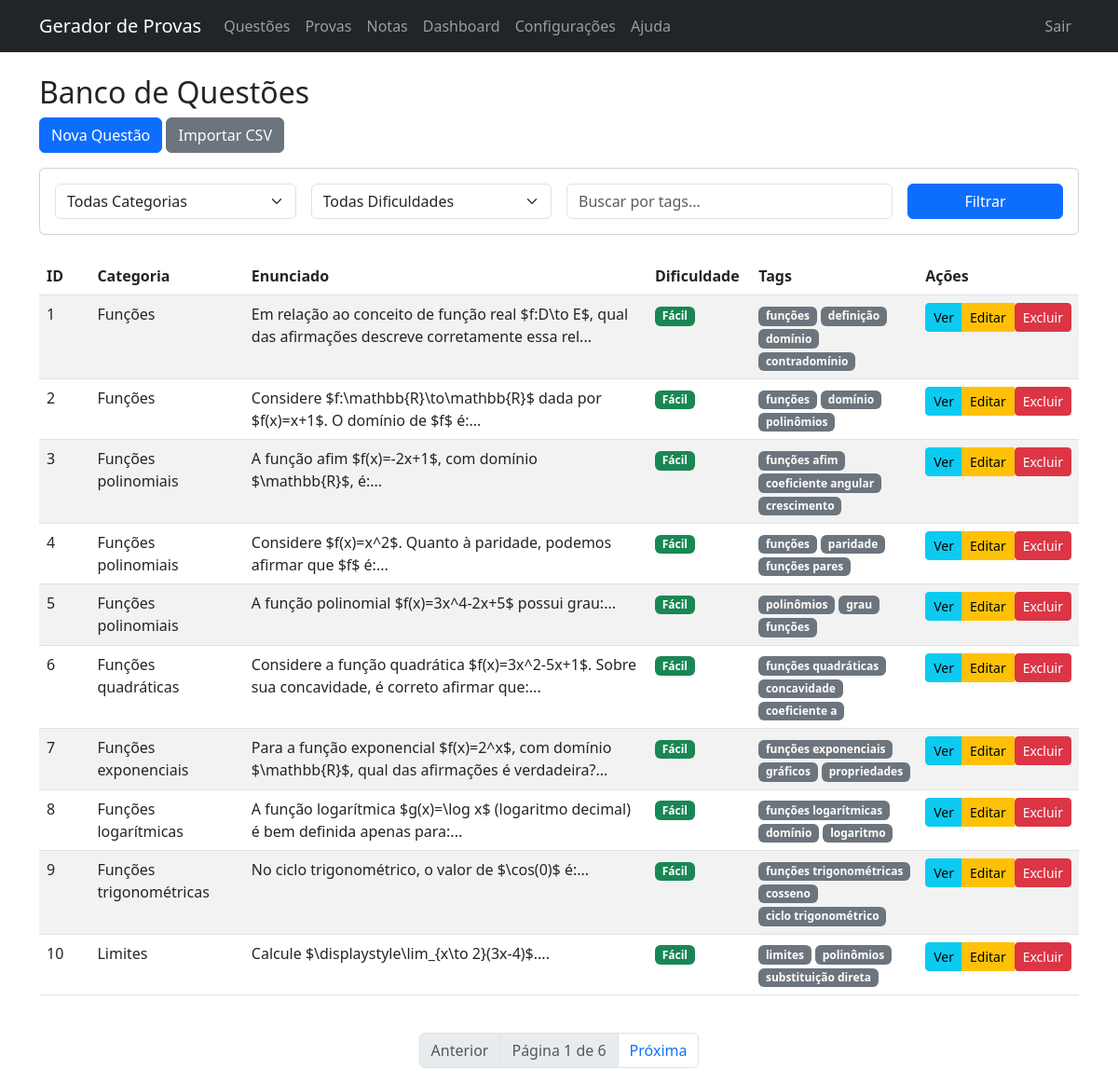
The page /questions/ (signed in) on the database its author committed.
### models.py (models this page shows, shortened)
class Question(db.Model):
    id = db.Column(db.Integer, primary_key=True)
    category_id = db.Column(db.Integer, db.ForeignKey('category.id'), nullable=False)
    statement = db.Column(db.Text, nullable=False)  # LaTeX
    alt_a = db.Column(db.Text, nullable=False)
    alt_b = db.Column(db.Text, nullable=False)
    alt_c = db.Column(db.Text, nullable=False)
    alt_d = db.Column(db.Text, nullable=False)
    alt_e = db.Column(db.Text) # Nullable, as it depends on num_alternatives
    num_alternatives = db.Column(db.Integer, default=4, nullable=False)
    correct = db.Column(db.String(1), nullable=False) # 'A', 'B', 'C', 'D', 'E'
    resolution = db.Column(db.Text) # LaTeX
    comment = db.Column(db.Text) # Internal comment/notes
    weight = db.Column(db.Float, default=1.0, nullable=False)
    difficulty = db.Column(db.String(20), default='Médio', nullable=False) # 'Fácil', 'Médio', 'Difícil'
    tags = db.Column(db.Text, default='') # Comma-separated tags
    category = db.relationship('Category', backref=db.backref('questions', lazy=True))

class Category(db.Model):
    id = db.Column(db.Integer, primary_key=True)
    name = db.Column(db.String(100), nullable=False)
    description = db.Column(db.String(200))

### routes/questions.py (the view)
@bp.route('/')
@login_required
def list_questions():
    category_id = request.args.get('category_id', type=int)
    categories = Category.query.all()
    difficulty = request.args.get('difficulty')
    tag = request.args.get('tag')
    query = Question.query
    if category_id:
        query = query.filter_by(category_id=category_id)
    if difficulty:
        query = query.filter_by(difficulty=difficulty)
    if tag:
        query = query.filter(Question.tags.like(f'%{tag}%'))
    page = request.args.get('page', 1, type=int)
    per_page = 10
    pagination = query.paginate(page=page, per_page=per_page, error_out=False)
    questions = pagination.items
    return render_template('questions/list.html', questions=questions, pagination=pagination, categories=categories, selected_category_id=category_id, selected_difficulty=difficulty, selected_tag=tag)

### routes/auth.py (called while the page is built)
def login_required(f):
    @wraps(f)
    def decorated_function(*args, **kwargs):
        if not session.get('logged_in'):
            return redirect(url_for('auth.login', next=request.url))
        return f(*args, **kwargs)
    return decorated_function

### templates/questions/list.html (shortened to what this page needs)
{% extends 'base.html' %}
{% block content %}
<h2>Banco de Questões</h2>
<div class="d-flex justify-content-between align-items-center mb-3">
    <div>
        <a href="{{ url_for('questions.create_question') }}" class="btn btn-primary">Nova Questão</a>
        <button type="button" class="btn btn-secondary" data-bs-toggle="modal" data-bs-target="#importModal">Importar
            CSV</button>
    </div>
</div>
<div class="card mb-4">
    <div class="card-body">
        <form method="GET" class="row g-3">
            <div class="col-md-3">
                <select name="category_id" class="form-select">
                    <option value="">Todas Categorias</option>
                </select>
            </div>
            <div class="col-md-3">
                <select name="difficulty" class="form-select">
                    <option value="">Todas Dificuldades</option>
                </select>
            </div>
            <div class="col-md-4">
                <input type="text" name="tag" class="form-control" placeholder="Buscar por tags..."
                    value="{{ selected_tag or '' }}">
            </div>
            <div class="col-md-2">
                <button type="submit" class="btn btn-primary w-100">Filtrar</button>
            </div>
        </form>
    </div>
</div>
<div class="table-responsive">
    <table class="table table-striped table-hover">
        <thead>
            <tr>
                <th style="width: 5%">ID</th>
                <th style="width: 15%">Categoria</th>
                <th style="width: 40%">Enunciado</th>
                <th style="width: 10%">Dificuldade</th>
                <th style="width: 15%">Tags</th>
                <th style="width: 15%">Ações</th>
            </tr>
        </thead>
        <tbody>
            {% for question in questions %}
            <tr>
                <td>{{ question.id }}</td>
                <td>{{ question.category.name }}</td>
                <td>
                    {{ question.statement[:100] }}...
                </td>
                <td>
                    <span
                        class="badge {% if question.difficulty == 'Fácil' %}bg-success{% elif question.difficulty == 'Médio' %}bg-warning{% else %}bg-danger{% endif %}">
                        {{ question.difficulty }}
                    </span>
                </td>
                <td>
                    {% if question.tags %}
                    {% for tag in question.tags.split(',') %}
                    <span class="badge bg-secondary">{{ tag.strip() }}</span>
                    {% endfor %}
                    {% endif %}
                </td>
                <td>
                    <div class="btn-group" role="group">
                        <button type="button" class="btn btn-sm btn-info"
                            onclick="viewQuestion({{ question.id }})">Ver</button>
                        <a href="{{ url_for('questions.edit_question', id=question.id) }}"
                            class="btn btn-sm btn-warning">Editar</a>
                        <form action="{{ url_for('questions.delete_question', id=question.id) }}" method="POST"
                            style="display:inline;" onsubmit="return confirm('Tem certeza?');">
                            <button type="submit" class="btn btn-sm btn-danger">Excluir</button>
                        </form>
                    </div>
                </td>
            </tr>
            {% endfor %}
        </tbody>
    </table>
</div>
{% if pagination.pages > 1 %}
<nav aria-label="Navegação de questões" class="mt-4">
    <ul class="pagination justify-content-center">
        <li class="page-item {% if not pagination.has_prev %}disabled{% endif %}">
            <a class="page-link"
                href="{{ url_for('questions.list_questions', page=pagination.prev_num, category_id=selected_category_id, difficulty=selected_difficulty, tag=selected_tag) }}">Anterior</a>
        </li>
        <li class="page-item disabled">
            <span class="page-link text-muted">Página {{ pagination.page }} de {{ pagination.pages }}</span>
        </li>
        <li class="page-item {% if not pagination.has_next %}disabled{% endif %}">
            <a class="page-link"
                href="{{ url_for('questions.list_questions', page=pagination.next_num, category_id=selected_category_id, difficulty=selected_difficulty, tag=selected_tag) }}">Próxima</a>
        </li>
    </ul>
</nav>
{% endif %}
{% endblock %}

### rows shown on the page
Question: id "1", category.name "Funções", statement "Em relação ao conceito de função real $f:D\\to E$, qual das afirmações descreve corretamente essa rel", difficulty "Fácil", strip "funções" "definição" "domínio" "contradomínio"
Question: id "2", category.name "Funções", statement "Considere $f:\\mathbb{R}\\to\\mathbb{R}$ dada por $f(x)=x+1$. O domínio de $f$ é:", difficulty "Fácil", strip "funções" "domínio" "polinômios"
Question: id "3", category.name "Funções polinomiais", statement "A função afim $f(x)=-2x+1$, com domínio $\\mathbb{R}$, é:", difficulty "Fácil", strip "funções afim" "coeficiente angular" "crescimento"
Question: id "4", category.name "Funções polinomiais", statement "Considere $f(x)=x^2$. Quanto à paridade, podemos afirmar que $f$ é:", difficulty "Fácil", strip "funções" "paridade" "funções pares"
Question: id "5", category.name "Funções polinomiais", statement "A função polinomial $f(x)=3x^4-2x+5$ possui grau:", difficulty "Fácil", strip "polinômios" "grau" "funções"
Question: id "6", category.name "Funções quadráticas", statement "Considere a função quadrática $f(x)=3x^2-5x+1$. Sobre sua concavidade, é correto afirmar que:", difficulty "Fácil", strip "funções quadráticas" "concavidade" "coeficiente a"
Question: id "7", category.name "Funções exponenciais", statement "Para a função exponencial $f(x)=2^x$, com domínio $\\mathbb{R}$, qual das afirmações é verdadeira?", difficulty "Fácil", strip "funções exponenciais" "gráficos" "propriedades"
Question: id "8", category.name "Funções logarítmicas", statement "A função logarítmica $g(x)=\\log x$ (logaritmo decimal) é bem definida apenas para:", difficulty "Fácil", strip "funções logarítmicas" "domínio" "logaritmo"
Question: id "9", category.name "Funções trigonométricas", statement "No ciclo trigonométrico, o valor de $\\cos(0)$ é:", difficulty "Fácil", strip "funções trigonométricas" "cosseno" "ciclo trigonométrico"
Question: id "10", category.name "Limites", statement "Calcule $\\displaystyle\\lim_{x\\to 2}(3x-4)$.", difficulty "Fácil", strip "limites" "polinômios" "substituição direta"

### other values the page prints
{{ pagination.page }} "1"
{{ pagination.pages }} "6"
